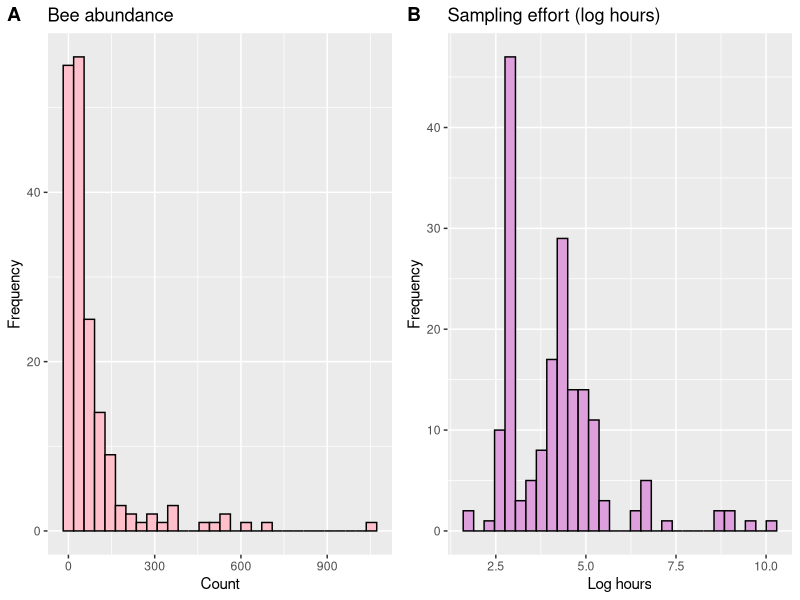
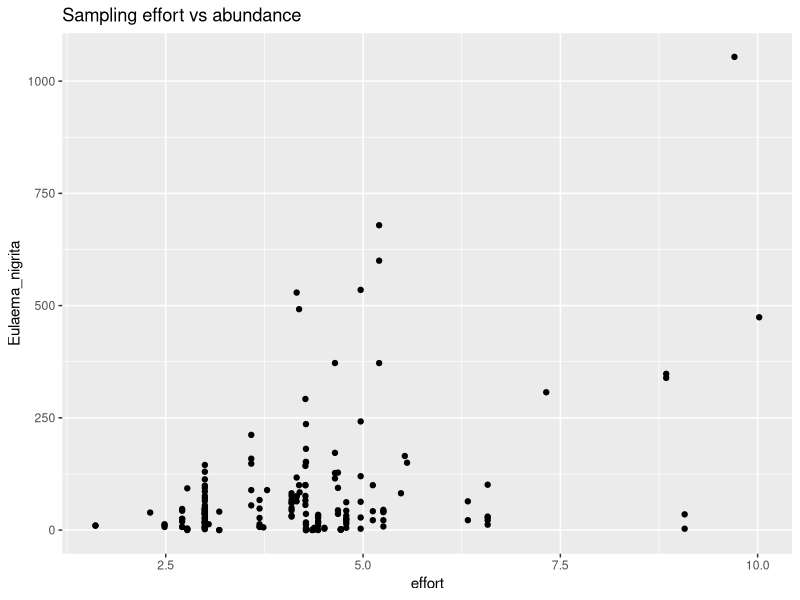
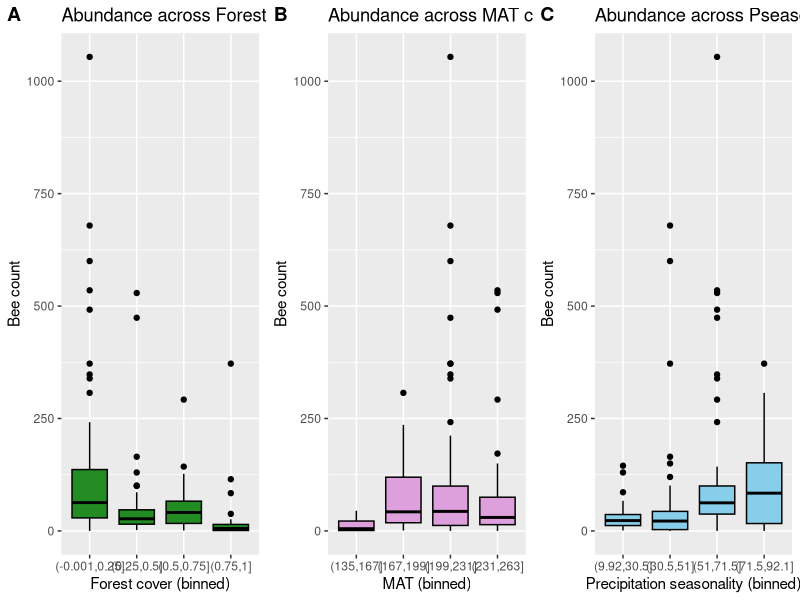
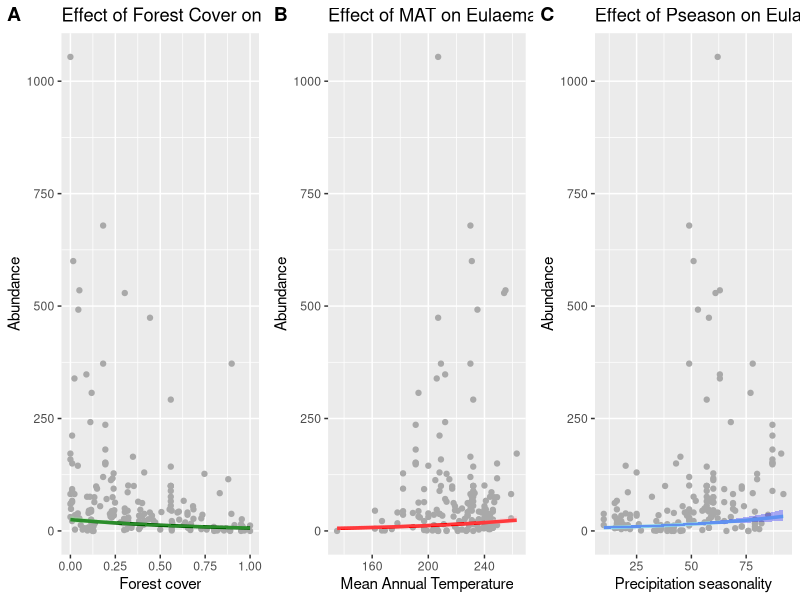

Source code (R) for these figures, in order:
library(dplyr)
library(ggplot2)
library(MASS)
library(cowplot)
library(car)

dat = read.csv("exercise_6/Eulaema.csv")
head(dat)

summary(dat$Eulaema_nigrita)
h_bee = ggplot(dat, aes(x = Eulaema_nigrita)) +
  geom_histogram(fill = "pink", color = "black") +
  labs(title = "Bee abundance", x = "Count", y = "Frequency")

summary(dat$effort)
h_effort = ggplot(dat, aes(x = effort)) +
  geom_histogram(fill = "plum", color = "black") +
  labs(title = "Sampling effort (log hours)", x = "Log hours", y = "Frequency")

plot_grid( h_bee, h_effort, ncol = 2,
          labels = c("A", "B"))

ggplot(dat, aes(effort, Eulaema_nigrita)) +
  geom_point() +
  labs(title="Sampling effort vs abundance")

dat$forest_bin <- cut(dat$forest., breaks=4)

b1 <- ggplot(dat, aes(x = forest_bin, y = Eulaema_nigrita)) +
  geom_boxplot(fill="forestgreen", color="black") +
  labs(title="Abundance across Forest cover categories",
       x="Forest cover (binned)", y="Bee count")


dat$MAT_bin = cut(dat$MAT, breaks=4)

b2 = ggplot(dat, aes(x = MAT_bin, y = Eulaema_nigrita)) +
  geom_boxplot(fill="plum", color = "black") +
  labs(title="Abundance across MAT categories",
       x = "MAT (binned)", y = "Bee count")

dat$Pseason_bin <- cut(dat$Pseason, breaks=4)

b3 <- ggplot(dat, aes(x = Pseason_bin, y = Eulaema_nigrita)) +
  geom_boxplot(fill="skyblue", color="black") +
  labs(title="Abundance across Pseason categories",
       x="Precipitation seasonality (binned)", y="Bee count")

plot_grid( b1,b2,b3, ncol = 3,
          labels = c("A", "B", "C"))

m_full = lm(Eulaema_nigrita ~ altitude + MAT + MAP + Tseason + Pseason +
               forest. + lu_het + effort,
             data = dat)

vif(m_full)

m = glm(Eulaema_nigrita ~ effort + altitude + MAT, "poisson", data=dat)
summary(m)

dat_std = dat
dat$altitude = as.numeric(dat$altitude)
dat$MAT = as.numeric(dat$MAT)
dat$MAP = as.numeric(dat$MAP)
dat$Tseason = as.numeric(dat$Tseason)
dat$Pseason = as.numeric(dat$Pseason)
dat$forest. = as.numeric(dat$forest.)
dat$lu_het = as.numeric(dat$lu_het)

m_nb = glm.nb(Eulaema_nigrita ~ offset(log(effort)) + altitude + MAT + MAP + 
                Tseason + Pseason + forest. + lu_het, data = dat_std) # model accounts for varying sampling effort

summary(m_nb)
vif(m_nb)
exp(coef(m_nb))

m_strong = glm.nb(Eulaema_nigrita ~ offset(log(effort)) + forest. + MAT + Pseason, data = dat_std) # model accounts for varying sampling effort
summary(m_strong)

# xx_forest = seq(min(dat_std$forest.), max(dat_std$forest.), length.out = 100)
# newdata_forest = data.frame(
#   forest. = xx_forest,
#   MAT     = mean(dat_std$MAT),
#   Pseason = mean(dat_std$Pseason),
#   effort  = 1
# )

# pred_forest = predict(m_strong, newdata = newdata_forest, type = "link", se.fit = TRUE)
# fit_forest = exp(pred_forest$fit)
# upper_forest = exp(pred_forest$fit + 1.96*pred_forest$se.fit)
# lower_forest = exp(pred_forest$fit - 1.96*pred_forest$se.fit)
# lower_forest[lower_forest < 0] = 0

# df_forest = data.frame(
#   forest. = xx_forest,
#   fit = fit_forest,
#   upper = upper_forest,
#   lower = lower_forest
# )

# p1 = ggplot() +
#   geom_point(aes(x = dat_std$forest., y = dat_std$Eulaema_nigrita), color="darkgrey") +
#   geom_line(data = df_forest, aes(x = forest., y = fit), color="forestgreen", size=1.2) +
#   geom_ribbon(data = df_forest, aes(x = forest., ymin = lower, ymax = upper),
#               fill="darkgreen", alpha=0.3) +
#   labs(x = "Forest cover", y = "Abundance",
#        title = "Effect of Forest Cover on Eulaema nigrita")


# xx_MAT <- seq(min(dat_std$MAT), max(dat_std$MAT), length.out = 100)
# newdata_MAT <- data.frame(
#   forest. = mean(dat_std$forest.),
#   MAT     = xx_MAT,
#   Pseason = mean(dat_std$Pseason),
#   effort  = 1
# )

# pred_MAT <- predict(m_strong, newdata = newdata_MAT, type = "link", se.fit = TRUE)
# fit_MAT <- exp(pred_MAT$fit)
# upper_MAT <- exp(pred_MAT$fit + 1.96*pred_MAT$se.fit)
# lower_MAT <- exp(pred_MAT$fit - 1.96*pred_MAT$se.fit)
# lower_MAT[lower_MAT < 0] <- 0

# df_MAT <- data.frame(
#   MAT = xx_MAT,
#   fit = fit_MAT,
#   upper = upper_MAT,
#   lower = lower_MAT
# )

# p2 = ggplot() +
#   geom_point(aes(x = dat_std$MAT, y = dat_std$Eulaema_nigrita), color="darkgrey") +
#   geom_line(data = df_MAT, aes(x = MAT, y = fit), color="red", size=1.2) +
#   geom_ribbon(data = df_MAT, aes(x = MAT, ymin = lower, ymax = upper),
#               fill="pink", alpha=0.3) +
#   labs(x = "Mean Annual Temperature", y = "Abundance",
#        title = "Effect of MAT on Eulaema nigrita")


# xx_Pseason <- seq(min(dat_std$Pseason), max(dat_std$Pseason), length.out = 100)
# newdata_Pseason <- data.frame(
#   forest. = mean(dat_std$forest.),
#   MAT     = mean(dat_std$MAT),
#   Pseason = xx_Pseason,
#   effort  = 1
# )

# pred_Pseason <- predict(m_strong, newdata = newdata_Pseason, type = "link", se.fit = TRUE)
# fit_Pseason <- exp(pred_Pseason$fit)
# upper_Pseason <- exp(pred_Pseason$fit + 1.96*pred_Pseason$se.fit)
# lower_Pseason <- exp(pred_Pseason$fit - 1.96*pred_Pseason$se.fit)
# lower_Pseason[lower_Pseason < 0] <- 0

# df_Pseason <- data.frame(
#   Pseason = xx_Pseason,
#   fit = fit_Pseason,
#   upper = upper_Pseason,
#   lower = lower_Pseason
# )

# p3 = ggplot() +
#   geom_point(aes(x = dat_std$Pseason, y = dat_std$Eulaema_nigrita), color="darkgrey") +
#   geom_line(data = df_Pseason, aes(x = Pseason, y = fit), color="skyblue", size=1.2) +
#   geom_ribbon(data = df_Pseason, aes(x = Pseason, ymin = lower, ymax = upper),
#               fill="blue", alpha=0.3) +
#   labs(x = "Precipitation seasonality", y = "Abundance",
#        title = "Effect of Pseason on Eulaema nigrita")


# plot_grid( p1,p2,p3, ncol = 3,
#           labels = c("A", "B", "C"))


m_plot <- glm.nb(Eulaema_nigrita ~ offset(log(effort)) + forest. + MAT + Pseason,
                 data = dat)
summary(m_plot)

xx_forest <- seq(min(dat$forest.), max(dat$forest.), length.out = 100)

newdata_forest <- data.frame(
  forest. = xx_forest,
  MAT     = mean(dat$MAT),
  Pseason = mean(dat$Pseason),
  effort  = 1
)

pred <- predict(m_plot, newdata = newdata_forest, type = "link", se.fit = TRUE)

fit   <- exp(pred$fit)
upper <- exp(pred$fit + 1.96*pred$se.fit)
lower <- exp(pred$fit - 1.96*pred$se.fit)
lower[lower < 0] <- 0

df <- data.frame(forest. = xx_forest, fit = fit, upper = upper, lower = lower)

p1 = ggplot() +
  geom_point(aes(x = dat$forest., y = dat$Eulaema_nigrita), color="darkgrey") +
  geom_line(data = df, aes(x = forest., y = fit), color="darkgreen", size=1.2) +
  geom_ribbon(data = df, aes(x = forest., ymin = lower, ymax = upper),
              fill="lightgreen", alpha=0.3) +
  labs(x = "Forest cover", y = "Abundance",
       title = "Effect of Forest Cover on Eulaema nigrita")


xx_MAT <- seq(min(dat$MAT), max(dat$MAT), length.out = 100)

newdata_MAT <- data.frame(
  forest. = mean(dat$forest.),
  MAT     = xx_MAT,
  Pseason = mean(dat$Pseason),
  effort  = 1
)

pred <- predict(m_plot, newdata = newdata_MAT, type = "link", se.fit = TRUE)

fit   <- exp(pred$fit)
upper <- exp(pred$fit + 1.96*pred$se.fit)
lower <- exp(pred$fit - 1.96*pred$se.fit)
lower[lower < 0] <- 0

df <- data.frame(MAT = xx_MAT, fit = fit, upper = upper, lower = lower)

p2 = ggplot() +
  geom_point(aes(x = dat$MAT, y = dat$Eulaema_nigrita), color="darkgrey") +
  geom_line(data = df, aes(x = MAT, y = fit), color="red", size=1.2) +
  geom_ribbon(data = df, aes(x = MAT, ymin = lower, ymax = upper),
              fill="pink", alpha=0.3) +
  labs(x = "Mean Annual Temperature", y = "Abundance",
       title = "Effect of MAT on Eulaema nigrita")


xx_Pseason <- seq(min(dat$Pseason), max(dat$Pseason), length.out = 100)

newdata_Pseason <- data.frame(
  forest. = mean(dat$forest.),
  MAT     = mean(dat$MAT),
  Pseason = xx_Pseason,
  effort  = 1
)

pred <- predict(m_plot, newdata = newdata_Pseason, type = "link", se.fit = TRUE)

fit   <- exp(pred$fit)
upper <- exp(pred$fit + 1.96*pred$se.fit)
lower <- exp(pred$fit - 1.96*pred$se.fit)
lower[lower < 0] <- 0

df <- data.frame(Pseason = xx_Pseason, fit = fit, upper = upper, lower = lower)

p3 = ggplot() +
  geom_point(aes(x = dat$Pseason, y = dat$Eulaema_nigrita), color="darkgrey") +
  geom_line(data = df, aes(x = Pseason, y = fit), color="skyblue", size=1.2) +
  geom_ribbon(data = df, aes(x = Pseason, ymin = lower, ymax = upper),
              fill="blue", alpha=0.3) +
  labs(x = "Precipitation seasonality", y = "Abundance",
       title = "Effect of Pseason on Eulaema nigrita")

plot_grid( p1,p2,p3, ncol = 3,
          labels = c("A", "B", "C"))


